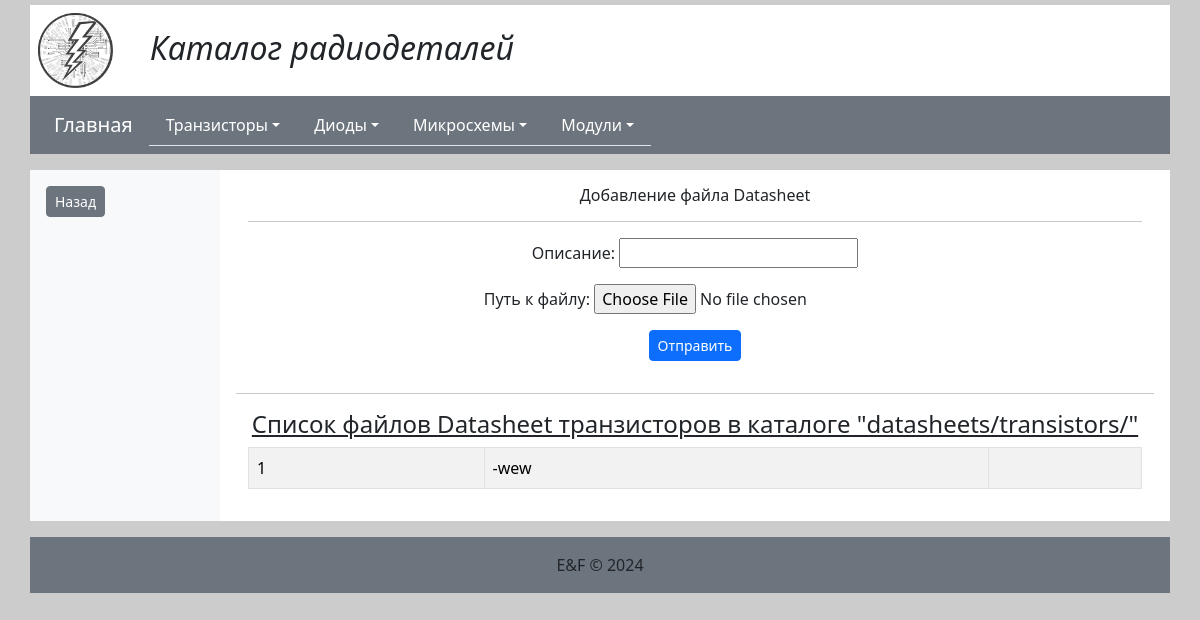
The page /transistors/datasheetadd/ on the database as committed earlier.
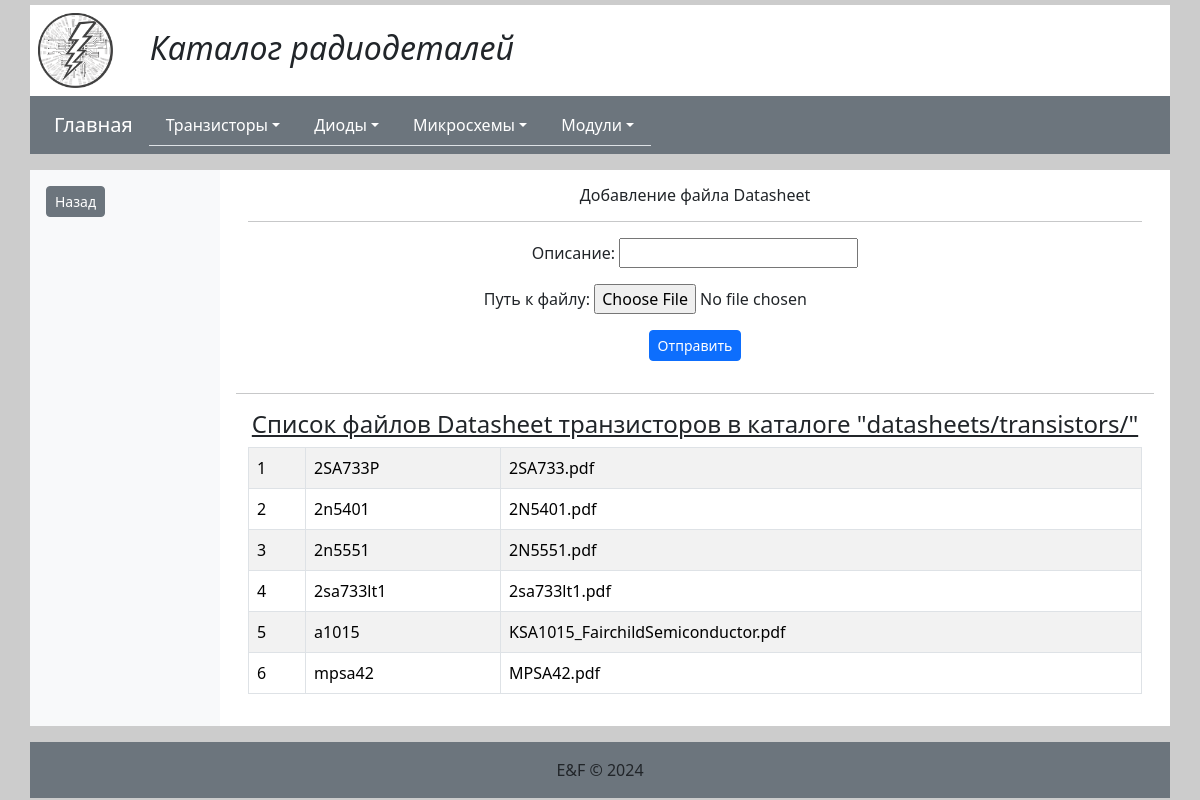
The same page on the database as committed later.
### transistors/models.py (models this page shows)
class DatasheetTransistor(models.Model):
    objects = None
    discription = models.CharField(max_length=200, blank=True)
    url = models.FileField(upload_to='datasheets/transistors/', null=True, blank=True)
    def __str__(self):
        return f"{os.path.basename(str(self.url))}"

### transistors/views.py (the view)
# urls.py: path('datasheetadd/', datasheet_add, name='datasheet_trahsisitor_add'),
def datasheet_add(request):
    tiptrans = TipTrans.objects.all()
    datasheets = DatasheetTransistor.objects.all().order_by('discription')
    if request.method == 'POST':
        form = DatasheetTransistorAddForm(request.POST, request.FILES)
        if form.is_valid():
            uploaded_file = form.cleaned_data['url']
            file = "datasheets/transistors/" + uploaded_file.name
            if DatasheetTransistor.objects.filter(url=file).exists():
                messages.error(request, f"Файл с именем <b>{uploaded_file.name}</b> уже существует.")
            else:
                messages.success(request, f"Файл <b>{uploaded_file.name}</b> успешно загружен.")
                form.save()
            return redirect('datasheet_trahsisitor_add')
    else:
        form = DatasheetTransistorAddForm()
    context = {
        'title': 'Добавление нового транзистора',
        'tiptrans': tiptrans,
        'datasheets': datasheets,
        'form': form,
    }
    return render(request, 'transistors/datasheet_transistor_add.html', context=context)

### transistors/forms.py
class DatasheetTransistorAddForm(forms.ModelForm):
    url = forms.FileField(label="Выберите файлы", widget=forms.ClearableFileInput(attrs={'multiple': False}))
    class Meta:
        model = DatasheetTransistor
        fields = ['discription', 'url']

### templates/transistors/datasheet_transistor_add.html (shortened to what this page needs)
{% extends 'index_template.html' %}}
{% block content %}
<div class="container">
    <h6 class="text-center">Добавление файла Datasheet</h6>
<hr>
    <div class="row text-center">
        <form method="post" enctype="multipart/form-data">
            <p>Описание: {{form.discription}} </p>
            <p>Путь к файлу: {{form.url}}</p>
            <p><button class="btn btn-sm btn-primary" type="submit">Отправить</button></p>
        </form>
    </div>
</div>
<hr>
<div class="container">
    <h6 class="text-center text-decoration-underline fs-4">Список файлов Datasheet транзисторов в каталоге "datasheets/transistors/"</h6>
    <table class="table table-striped table-bordered">
        {% for datasheet in datasheets %}
            <tr>
                <td>{{ forloop.counter }}</td><td>{{ datasheet.discription }}</td><td>{{ datasheet }}</td>
            </tr>
        {% endfor %}
    </table>
</div>
{% endblock %}
{% block left %}
<button onclick="goBack()" class="btn btn-sm btn-secondary">Назад</button>
{% endblock %}

Rows that differ between the two databases and show on the page:
removed DatasheetTransistor: discription "-wew"
added DatasheetTransistor: discription "2SA733P", url "2SA733.pdf"
added DatasheetTransistor: discription "2n5401", url "2N5401.pdf"
added DatasheetTransistor: discription "2n5551", url "2N5551.pdf"
added DatasheetTransistor: discription "2sa733lt1", url "2sa733lt1.pdf"
added DatasheetTransistor: discription "a1015", url "KSA1015_FairchildSemiconductor.pdf"
added DatasheetTransistor: discription "mpsa42", url "MPSA42.pdf"
